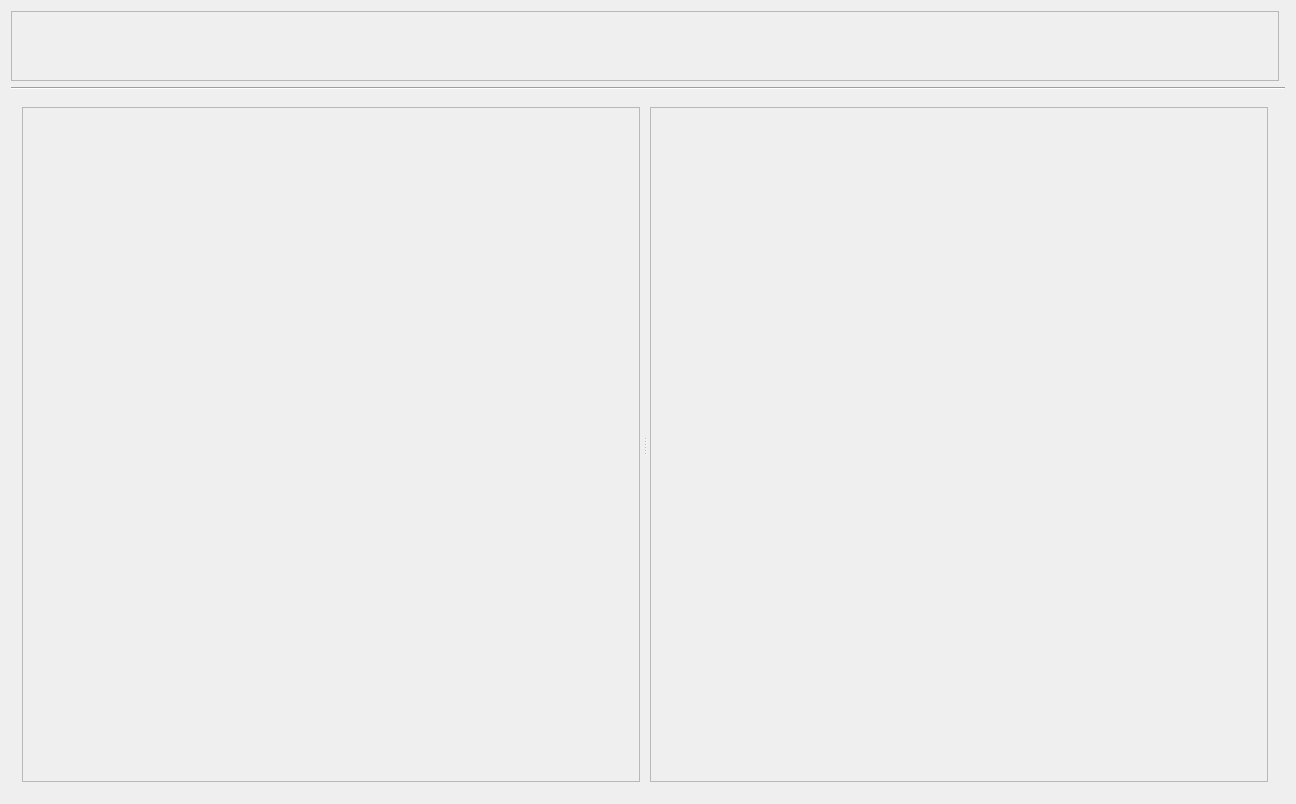
<?xml version="1.0" encoding="UTF-8"?>
<ui version="4.0">
 <class>TabUI</class>
 <widget class="QWidget" name="TabUI">
  <property name="geometry">
   <rect>
    <x>0</x>
    <y>0</y>
    <width>1296</width>
    <height>804</height>
   </rect>
  </property>
  <property name="sizePolicy">
   <sizepolicy hsizetype="Expanding" vsizetype="Expanding">
    <horstretch>0</horstretch>
    <verstretch>0</verstretch>
   </sizepolicy>
  </property>
  <property name="windowTitle">
   <string>TabUI</string>
  </property>
  <layout class="QGridLayout" name="MaingridLayout">
   <property name="horizontalSpacing">
    <number>6</number>
   </property>
   <item row="1" column="0" colspan="2">
    <widget class="Line" name="line">
     <property name="sizePolicy">
      <sizepolicy hsizetype="Expanding" vsizetype="Fixed">
       <horstretch>0</horstretch>
       <verstretch>0</verstretch>
      </sizepolicy>
     </property>
     <property name="autoFillBackground">
      <bool>false</bool>
     </property>
     <property name="orientation">
      <enum>Qt::Horizontal</enum>
     </property>
    </widget>
   </item>
   <item row="2" column="0">
    <widget class="QWidget" name="LowerWidget" native="true">
     <layout class="QHBoxLayout" name="horizontalLayout">
      <item>
       <widget class="QSplitter" name="LowerSplitter">
        <property name="sizePolicy">
         <sizepolicy hsizetype="Expanding" vsizetype="Expanding">
          <horstretch>0</horstretch>
          <verstretch>0</verstretch>
         </sizepolicy>
        </property>
        <property name="lineWidth">
         <number>1</number>
        </property>
        <property name="orientation">
         <enum>Qt::Horizontal</enum>
        </property>
        <property name="handleWidth">
         <number>10</number>
        </property>
        <widget class="QScrollArea" name="CanvasScrollArea">
         <property name="widgetResizable">
          <bool>true</bool>
         </property>
         <widget class="QWidget" name="scrollAreaWidgetContents_3">
          <property name="geometry">
           <rect>
            <x>0</x>
            <y>0</y>
            <width>620</width>
            <height>680</height>
           </rect>
          </property>
         </widget>
        </widget>
        <widget class="QScrollArea" name="DebugScrollArea">
         <property name="enabled">
          <bool>true</bool>
         </property>
         <property name="widgetResizable">
          <bool>true</bool>
         </property>
         <widget class="QWidget" name="scrollAreaWidgetContents_2">
          <property name="geometry">
           <rect>
            <x>0</x>
            <y>0</y>
            <width>620</width>
            <height>680</height>
           </rect>
          </property>
         </widget>
        </widget>
       </widget>
      </item>
     </layout>
    </widget>
   </item>
   <item row="0" column="0">
    <widget class="QScrollArea" name="MenuScrollArea">
     <property name="sizePolicy">
      <sizepolicy hsizetype="Expanding" vsizetype="Preferred">
       <horstretch>0</horstretch>
       <verstretch>0</verstretch>
      </sizepolicy>
     </property>
     <property name="verticalScrollBarPolicy">
      <enum>Qt::ScrollBarAlwaysOff</enum>
     </property>
     <property name="horizontalScrollBarPolicy">
      <enum>Qt::ScrollBarAsNeeded</enum>
     </property>
     <property name="sizeAdjustPolicy">
      <enum>QAbstractScrollArea::AdjustToContents</enum>
     </property>
     <property name="widgetResizable">
      <bool>true</bool>
     </property>
     <widget class="QWidget" name="scrollAreaWidgetContents">
      <property name="geometry">
       <rect>
        <x>0</x>
        <y>0</y>
        <width>1270</width>
        <height>69</height>
       </rect>
      </property>
     </widget>
    </widget>
   </item>
  </layout>
 </widget>
 <layoutdefault spacing="6" margin="11"/>
 <resources/>
 <connections/>
</ui>
